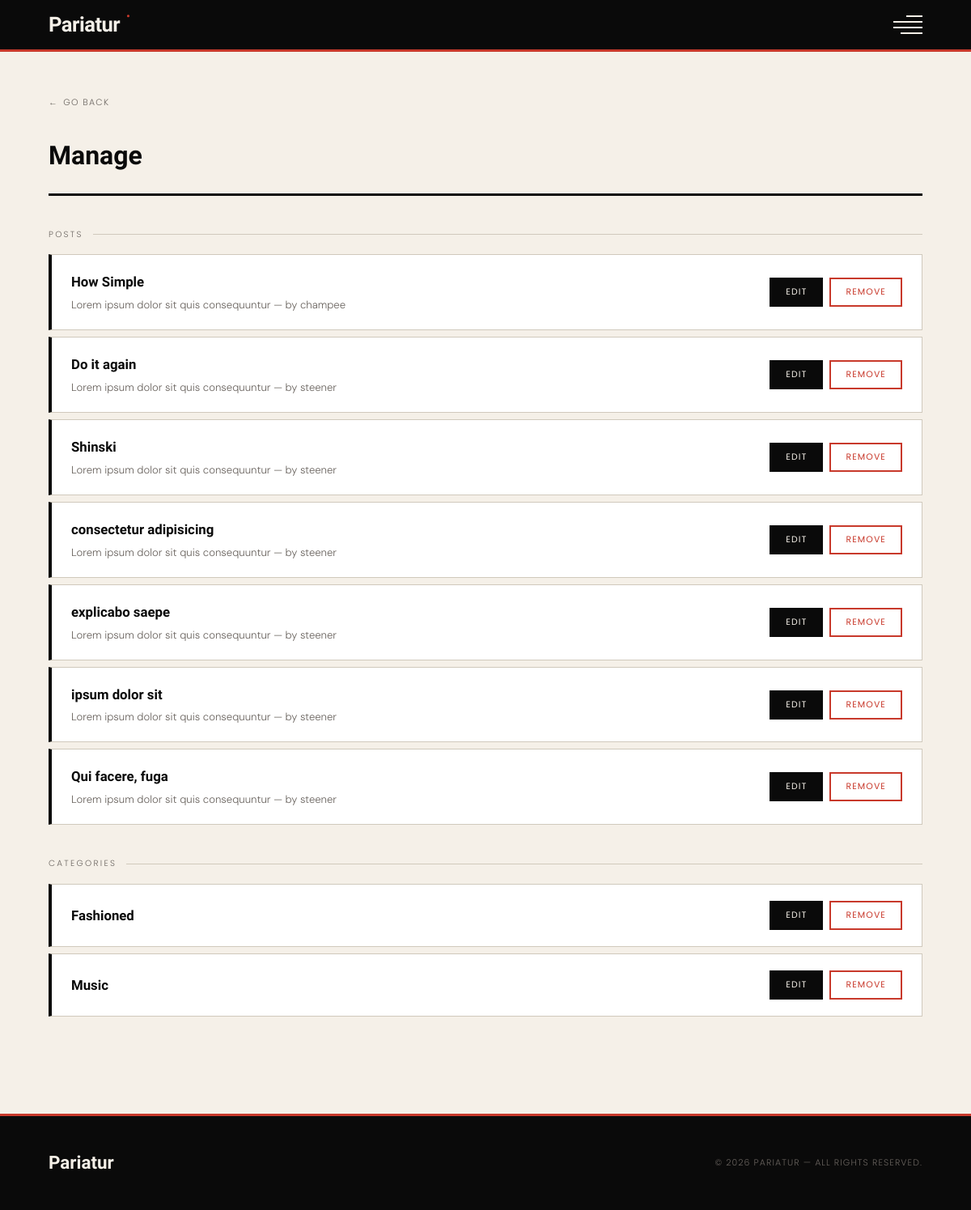
The page /panel/manage/ (signed in) on the database its author committed.
### blogger/models.py (models this page shows, shortened)
class Post(models.Model):
    title = models.CharField(max_length=50, null=False, blank=False)
    content = models.TextField(null=False, blank=False)
    category = models.ForeignKey(Category, on_delete=models.CASCADE)
    author = models.ForeignKey(User, on_delete=models.CASCADE)
    excerpt = models.CharField(max_length=150, null=False, blank=False)
    slug = models.SlugField(unique=True, blank=True, null=True)
    created_at = models.DateTimeField(auto_now_add=True)
    updated_at = models.DateTimeField(auto_now=True)

class Category(models.Model):
    cat_name = models.CharField(max_length=100, unique=True)
    class Meta:
        verbose_name_plural = 'Categories'

### blogger/views.py (the view)
# urls.py: path('manage/', views.manage, name='manage'),
@login_required(login_url='site-manager')
def manage(request):
    if request.user.is_superuser == False:
        ban = request.user
        ban.is_active = False
        ban.save()
        messages.error(request, "What tha hell are you doing here! You have been banned!")
        return redirect('posts')
    posts = Post.objects.all()
    cats = Category.objects.all()
    post_count = posts.count()
    context = {
        'posts': posts,
        'cats': cats,
        'post_count': post_count
    }
    return render(request, 'panel/manage.html', context)

### templates/panel/manage.html (shortened to what this page needs)
{% extends 'base.html' %}
{% block content %}
<div class="manage-page">
    <a href="{{ request.META.HTTP_REFERER }}" class="back-link">Go Back</a>
    <div class="page-header">
        <h2>Manage</h2>
    </div>
    <p class="manage-section-label">Posts</p>
    {% for post in posts %}
        <div class="manage-item">
            <div class="manage-item-info">
                <h3>{{ post.title }}</h3>
                <p>{{ post.excerpt }} &mdash; by {{ post.author }}</p>
            </div>
            <div class="manage-item-actions">
                {% if request.user.is_superuser %}
                    <a href="{% url 'edit' post.slug %}">
                        <button class="edit">Edit</button>
                    </a>
                    <a href="{% url 'remove' post.slug %}">
                        <button class="remove">Remove</button>
                    </a>
                {% else %}
                    <span class="no-access-msg">Read-only</span>
                {% endif %}
            </div>
        </div>
    {% empty %}
        <div class="empty-state">No posts yet.</div>
    {% endfor %}
    <p class="manage-section-label">Categories</p>
    {% for cat in cats %}
        <div class="manage-item">
            <div class="manage-item-info">
                <h3>{{ cat.cat_name }}</h3>
            </div>
            <div class="manage-item-actions">
                {% if request.user.is_superuser %}
                    <a href="{% url 'edit-category' cat.cat_name %}">
                        <button class="edit">Edit</button>
                    </a>
                    <a href="{% url 'remove-category' cat.cat_name %}">
                        <button class="remove">Remove</button>
                    </a>
                {% else %}
                    <span class="no-access-msg">Read-only</span>
                {% endif %}
            </div>
        </div>
    {% empty %}
        <div class="empty-state">No categories yet.</div>
    {% endfor %}
</div>
{% endblock %}

### templates/base.html (shortened to what this page needs)
<!DOCTYPE html>{% load static %}
<html lang="en">
<head>
    <link rel="stylesheet" href="{% static 'css/style.css' %}">
</head>
<body>
<header>
    <a href="{% url 'landing' %}" class="site-logo">Pariatur</a>
    <div class="nav-btn" id="nav-btn">
        <span></span><span></span><span></span><span></span>
    </div>
</header>
<nav id="main-nav">
    <ul>
        <a href="{% url 'landing' %}"><li>Home</li></a>
        <a href="{% url 'posts' %}"><li>Posts</li></a>
        <a href=""><li>Categories</li></a>
        <a href=""><li>Contact</li></a>
        {% if request.user.is_authenticated %}
            <a href="{% url 'logout-site-manager' %}"><li>Logout</li></a>
        {% endif %}
    </ul>
</nav>
<div class="container">
    {% block content %}{% endblock %}
</div>
<footer>
    <span class="footer-logo">Pariatur</span>
    <p>&copy; {% now "Y" %} Pariatur &mdash; All rights reserved.</p>
</footer>
</body>
</html>

### rows shown on the page
Post: title "How Simple", excerpt "Lorem ipsum dolor sit quis consequuntur", author "champee"
Post: title "Do it again", excerpt "Lorem ipsum dolor sit quis consequuntur", author "steener"
Post: title "Shinski", excerpt "Lorem ipsum dolor sit quis consequuntur", author "steener"
Post: title "consectetur adipisicing", excerpt "Lorem ipsum dolor sit quis consequuntur", author "steener"
Post: title "explicabo saepe", excerpt "Lorem ipsum dolor sit quis consequuntur", author "steener"
Post: title "ipsum dolor sit", excerpt "Lorem ipsum dolor sit quis consequuntur", author "steener"
Post: title "Qui facere, fuga", excerpt "Lorem ipsum dolor sit quis consequuntur", author "steener"
Category: cat_name "Fashioned"
Category: cat_name "Music"
